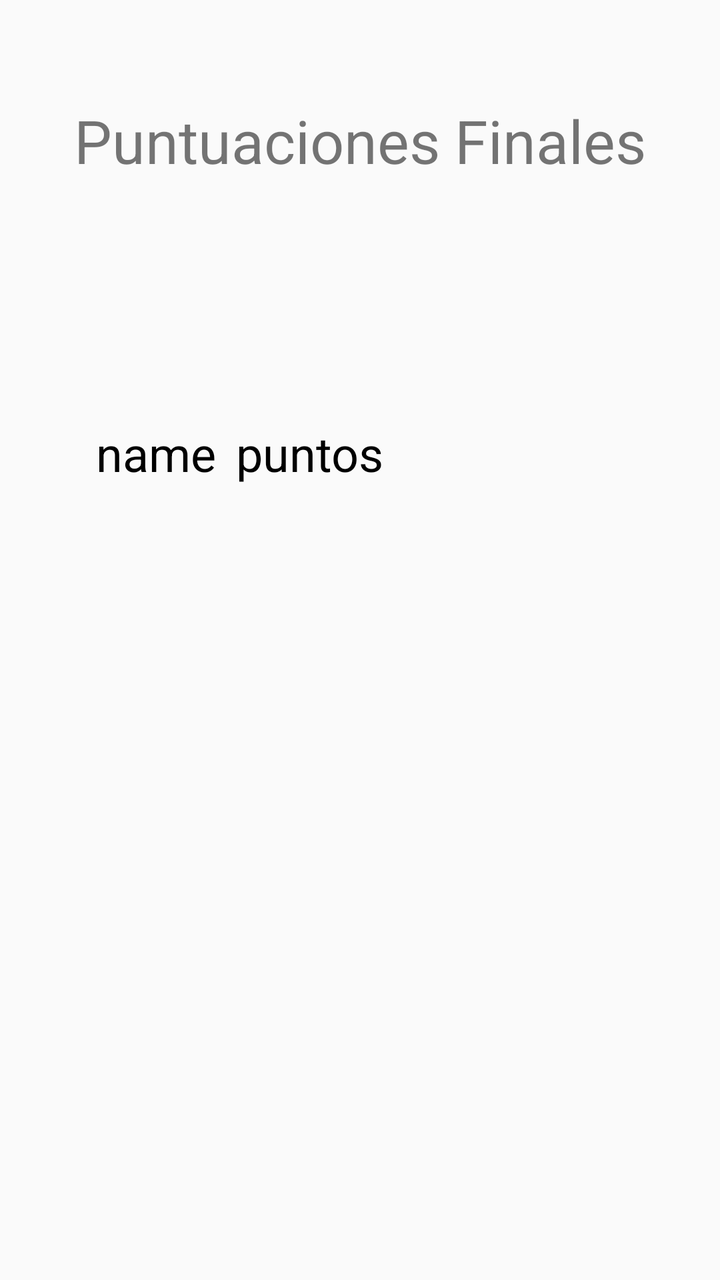
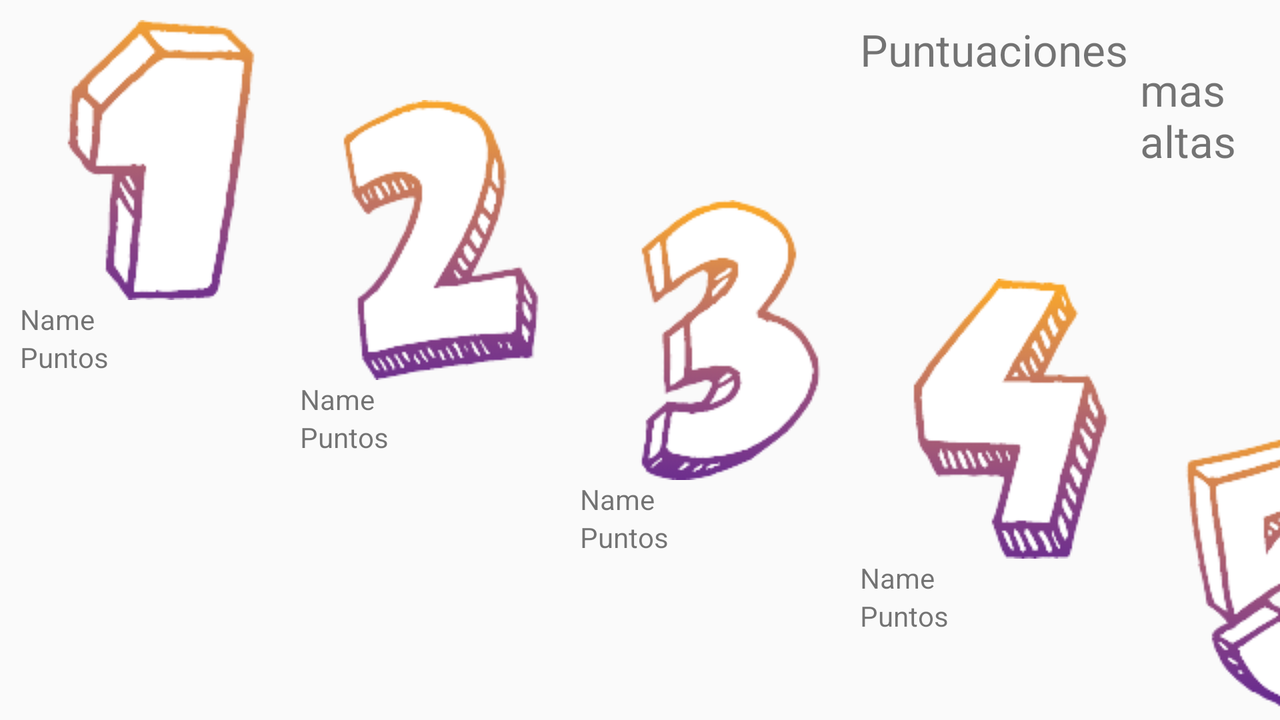

An Android layout and its configuration variant, each rendered on a device that would load it. The default file and the variant file are quoted in full after the pictures.
<!-- AndroidManifest.xml: application theme Theme.AppCompat.Light.DarkActionBar -->
<!-- res/layout/activity_final_score.xml -->
<?xml version="1.0" encoding="utf-8"?>
<RelativeLayout xmlns:android="http://schemas.android.com/apk/res/android"
    xmlns:tools="http://schemas.android.com/tools"
    android:layout_width="match_parent"
    android:layout_height="match_parent"
    android:orientation="vertical"
    tools:context=".final_score">

    <TextView
        android:id="@+id/name"
        android:layout_width="wrap_content"
        android:layout_height="wrap_content"
        android:layout_centerHorizontal="true"
        android:layout_gravity="center_horizontal"
        android:layout_marginTop="50dp"
        android:text="@string/final_score"
        android:textSize="30sp" />


    <ImageView
        android:id="@+id/image_score"
        android:layout_width="100dp"
        android:layout_height="100dp"
        android:layout_below="@+id/name"
        android:layout_centerHorizontal="true"
        android:layout_margin="5dp"
        android:src="@drawable/firstplace" />

    <ScrollView
        android:id="@+id/scroll"
        android:layout_width="match_parent"
        android:layout_height="wrap_content"
        android:layout_below="@+id/image_score">

        <LinearLayout
            android:layout_width="match_parent"
            android:layout_height="wrap_content"
            android:gravity="center"
            android:orientation="vertical">

            <LinearLayout
                android:layout_width="wrap_content"
                android:layout_height="wrap_content"
                android:orientation="horizontal">

                <LinearLayout
                    android:layout_width="match_parent"
                    android:layout_height="wrap_content"
                    android:orientation="vertical">

                    <TextView
                        android:id="@+id/txt_first"
                        android:layout_width="wrap_content"
                        android:layout_height="wrap_content"
                        android:layout_marginTop="10dp"
                        android:layout_marginBottom="10dp"
                        android:layout_marginEnd="10dp"
                        android:inputType="text"
                        android:text="name"
                        android:textColor="#FF000000"
                        android:textSize="24sp"
                        android:layout_marginRight="10dp" />

                </LinearLayout>

                <LinearLayout
                    android:layout_width="match_parent"
                    android:layout_height="wrap_content"
                    android:gravity="start"
                    android:orientation="vertical">

                    <TextView
                        android:id="@+id/puntos"
                        android:layout_width="wrap_content"
                        android:layout_marginRight="10dp"
                        android:layout_height="wrap_content"
                        android:layout_marginTop="10dp"
                        android:layout_marginBottom="10dp"
                        android:inputType="text"
                        android:text="puntos"
                        android:textColor="#FF000000"
                        android:textSize="24sp" />

                </LinearLayout>

                <LinearLayout
                    android:layout_width="wrap_content"
                    android:layout_height="wrap_content"
                    android:orientation="vertical">

                    <ImageView
                        android:id="@+id/img_first"
                        android:layout_width="50dp"
                        android:layout_height="50dp"
                        android:layout_marginLeft="5dp" />

                </LinearLayout>

                <LinearLayout
                    android:layout_width="wrap_content"
                    android:layout_height="wrap_content"
                    android:orientation="vertical">

                    <ImageView
                        android:id="@+id/img_second"
                        android:layout_width="50dp"
                        android:layout_height="50dp"
                        android:layout_marginLeft="5dp" />

                </LinearLayout>

            </LinearLayout>

        </LinearLayout>
    </ScrollView>

    <androidx.recyclerview.widget.RecyclerView
        android:id="@+id/altas"
        android:layout_below="@+id/scroll"
        android:layout_width="match_parent"
        android:layout_height="match_parent" />

</RelativeLayout>
<!-- resources referenced by this layout -->
<resources>
  <string name="final_score">Puntuaciones Finales</string>
</resources>
<!-- res/layout-land/activity_final_score.xml (the repository's variant of the layout above) -->
<!-- drawn on the phone turned sideways -->
<?xml version="1.0" encoding="utf-8"?>
<RelativeLayout xmlns:android="http://schemas.android.com/apk/res/android"
    xmlns:tools="http://schemas.android.com/tools"
    android:layout_width="match_parent"
    android:layout_height="match_parent"
    tools:context=".final_score">

    <LinearLayout
        android:id="@+id/win1"
        android:layout_width="wrap_content"
        android:layout_height="match_parent"
        android:layout_marginLeft="10dp"
        android:orientation="vertical">

        <ImageView
            android:id="@+id/icons_image"
            android:layout_width="140dp"
            android:layout_height="140dp"
            android:layout_marginTop="10dp"
            android:src="@drawable/primero" />
        <TextView
            android:layout_width="match_parent"
            android:layout_height="wrap_content"
            android:text="Name"/>

        <TextView
            android:layout_width="match_parent"
            android:layout_height="wrap_content"
            android:text="Puntos"/>

    </LinearLayout>

    <LinearLayout
        android:layout_width="wrap_content"
        android:layout_height="match_parent"
        android:orientation="vertical"
        android:layout_marginLeft="150dp">

        <ImageView
            android:id="@+id/icons_image2"
            android:layout_width="140dp"
            android:layout_height="140dp"
            android:layout_marginTop="50dp"
            android:src="@drawable/segundo"/>
        <TextView
            android:layout_width="match_parent"
            android:layout_height="wrap_content"
            android:text="Name"/>

        <TextView
            android:layout_width="match_parent"
            android:layout_height="wrap_content"
            android:text="Puntos"/>

    </LinearLayout>

    <LinearLayout
        android:layout_width="wrap_content"
        android:layout_height="match_parent"
        android:orientation="vertical"
        android:layout_marginLeft="290dp">

        <ImageView
            android:id="@+id/icons_image3"
            android:layout_width="140dp"
            android:layout_height="140dp"
            android:layout_marginTop="100dp"
            android:src="@drawable/tercero"/>
        <TextView
            android:layout_width="match_parent"
            android:layout_height="wrap_content"
            android:text="Name"/>

        <TextView
            android:layout_width="match_parent"
            android:layout_height="wrap_content"
            android:text="Puntos"/>

    </LinearLayout>

    <LinearLayout
        android:layout_width="wrap_content"
        android:layout_height="match_parent"
        android:orientation="vertical"
        android:layout_marginLeft="430dp">

        <TextView
            android:layout_width="wrap_content"
            android:layout_height="wrap_content"
            android:layout_marginTop="10dp"
            android:text="Puntuaciones"
            android:textSize="22sp"/>

        <ImageView
            android:id="@+id/icons_image4"
            android:layout_width="140dp"
            android:layout_height="140dp"
            android:layout_marginTop="100dp"
            android:src="@drawable/cuarto"/>
        <TextView
            android:layout_width="match_parent"
            android:layout_height="wrap_content"
            android:text="Name"/>

        <TextView
            android:layout_width="match_parent"
            android:layout_height="wrap_content"
            android:text="Puntos"/>

    </LinearLayout>

    <LinearLayout
        android:layout_width="wrap_content"
        android:layout_height="match_parent"
        android:orientation="vertical"
        android:layout_marginLeft="570dp">
        <TextView
            android:layout_width="wrap_content"
            android:layout_height="wrap_content"
            android:layout_marginTop="30dp"
            android:text="mas altas"
            android:textSize="22sp"/>

        <ImageView
            android:id="@+id/icons_image5"
            android:layout_width="140dp"
            android:layout_height="140dp"
            android:layout_marginTop="130dp"
            android:src="@drawable/quinto"/>
        <TextView
            android:layout_width="match_parent"
            android:layout_height="wrap_content"
            android:text="Name"/>

        <TextView
            android:layout_width="match_parent"
            android:layout_height="wrap_content"
            android:text="Puntos"/>

    </LinearLayout>
</RelativeLayout>
<!-- resources referenced by the variant -->
<!-- as the phone turned sideways resolves them -->
<resources>
  <!-- drawable cuarto: png bitmap (drawable, 10305 bytes) -->
  <!-- drawable primero: png bitmap (drawable, 8127 bytes) -->
  <!-- drawable quinto: png bitmap (drawable, 12282 bytes) -->
  <!-- drawable segundo: png bitmap (drawable, 10479 bytes) -->
  <!-- drawable tercero: png bitmap (drawable, 9947 bytes) -->
</resources>
